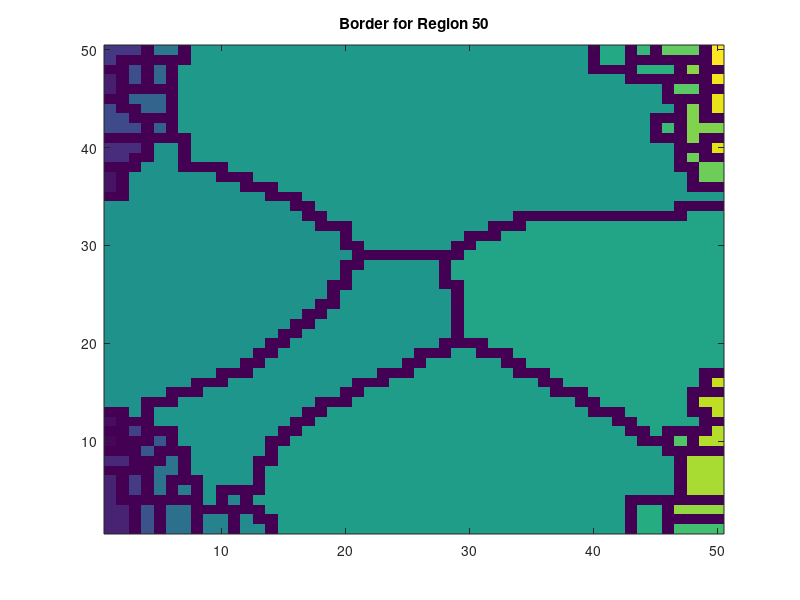

MATLAB code to generate this figure:
function [rgn, rgn_lbls, borders, Amatr] = labelWShedBorders_imdilate(Ldata,exclusion_val,f_disp,ax) 
%lableWShedBorders_imdilate determines the pixel linear indices of each region of a labeled image, 
% the pixel linear indices for the borders of each region, and the adjacencies of each region.
%
% INPUTS:
%   Ldata  -- 2D matrix of labeled image data. Assumes boundaries are 
%             labeled 0 as for the output of watershed.  
%             defaults to abs(peaks(50))+randn(50)*.01.
%   exclusion_val -- value of 
%   f_disp -- flag indicator whether to plot. 
%             defaults to false, unless using default Ldata.
% OUTPUTS:
%   rgn         -- 1D cell array of vector lists of linear idx of all pixels for each region.
%   rgn_lbls    -- vector of region labels.
%   Lborders    -- 1D cell array of vector lists of linear idx of border pixels for each region. 
%   amatr       -- two-column matrix of region adjacencies.
%                  each row contains region lables of two adjacent regions.  
%
%   Copyright 2022 Michael J. Prerau, Ph.D. - http://www.sleepEEG.org
%   This work is licensed under a Creative Commons Attribution-NonCommercial-ShareAlike 4.0 International License.
%   (http://creativecommons.org/licenses/by-nc-sa/4.0/)
%      
%   Authors: Patrick Stokes
%
% Created on: 20171016 -- forked from version in wshed1
% Modified: 20190422 -- made faster by using regionprops to get pixelIdxList
%           20190214 -- cleaned up for toolbox
%           20171016 -- changed to return rgn 
%

%*************************
% Handle variable inputs *
%*************************
if nargin < 4
    ax = [];
end
if nargin < 3
    f_disp = [];
end
if nargin < 2
    exclusion_val = [];
end
if nargin < 1
    Ldata = [];
end

%************************
% Set default arguments *
%************************
if isempty(f_disp)
    f_disp = 0;
end
if isempty(Ldata)    
    N = 50;
    I = abs(peaks(N))+randn(N)*.01;
    Ldata = watershed(-I);
    f_disp = 1;
end
if f_disp > 0 && isempty(ax)
    fh = figure; 
    ax = axes(fh);
    imagesc(ax,Ldata);
    axis(ax,'xy');
    axis(ax,'tight');
end

%***********************
% Initialize variables *
%***********************
% Data image size
[num_rows,num_cols] = size(Ldata);

% Determine region labels
Ldata = double(Ldata);
%rgn_lbls = unique(Ldata);
%rgn_lbls = setdiff(rgn_lbls,0); 
%rgn_lbls = setdiff(rgn_lbls,[0, exclusion_val]); %

% Convolution matrix to get border
H_border = [1 1 1; 1 -8 1; 1 1 1];

% Convolution matrix for dilation to get neighbors. Same as strel3.Neighborhood
H_dilate = [1   1   1   1   1; ...
    1   1   1   1   1; ...
    1   1   1   1   1; ...
    1   1   1   1   1; ...
    1   1   1   1   1];

%*******************************************************************
% For each region, determine border pixels and neighboring regions *
%*******************************************************************
region_props = regionprops(Ldata,'PixelIdxList','Area'); 

% If exclusion_val, remove empty regions 
if ~isempty(exclusion_val)
    good_regions = cat(1,region_props.Area) > 0;
    % Last region contains all excluded regions, so ignore
    good_regions(end) = 0;
    region_props = region_props(good_regions);
end

% Get region label of first pixel in each region
rgn_lbls = Ldata(cellfun(@(x)x(1),{region_props.PixelIdxList}));

num_rgns = length(rgn_lbls);

% Create a cell for the number of regions
rgn = cell(1,num_rgns);
borders = cell(1,num_rgns);
nbr_matrs = cell(1,num_rgns);

for ii = 1:num_rgns
    curr_rgn_lbl = rgn_lbls(ii);
    
    % Get linear indices of current region pixels
    % curr_rgn_img = (Ldata == curr_rgn_lbl);
    % rgn{ii} = find(curr_rgn_img);    
    rgn{ii} = region_props(ii).PixelIdxList;
    
    % Convert to row and column coordinates of region pixels
    [i_full,j_full] = ind2sub([num_rows,num_cols],rgn{ii});
    
    %**********************************************
    % Convert to subimage for faster computations *
    %**********************************************
    % Size of padding around current region
    im_buffer = 3;
    
    % Get the bounds of the selected pixels
    i_min = max(min(i_full)-im_buffer,1);
    i_max = min(max(i_full)+im_buffer,num_rows);
    
    j_min = max(min(j_full)-im_buffer,1);
    j_max = min(max(j_full)+im_buffer,num_cols);
    
    % Extract the sub_image
    % sub_img = curr_rgn_img(i_min:i_max,j_min:j_max);
    sub_Ldata = Ldata(i_min:i_max,j_min:j_max);
    sub_img = sub_Ldata==curr_rgn_lbl;
    
    
    %**********************************
    % Determine current border pixels *
    %**********************************
    % Filter the subimage to get border
    sub_border = find(conv2(double(sub_img),H_border,'same')>0);
    
    % Convert linear indices of border to coords in subimage
    [i_sub,j_sub] = ind2sub(size(sub_img),sub_border);
    
    % Convert from sub_image coords to back to the original coords
    i_full = i_sub+i_min-1;
    j_full = j_sub+j_min-1;
    
    % Convert to linear indicies
    borders{ii} = sub2ind([num_rows num_cols],i_full,j_full);
    
    %******************************
    % Determine current neighbors *
    %******************************
    % Filter the subimage to dilate the region by two pixels. 
    % Actually need strel3 to grow by 2.
    msk3 = conv2(double(sub_img),H_dilate,'same')>0;
    
    % Remove orginal region and borders from dilation
    msk3(sub_img | sub_Ldata == 0) = false;
        
    % Retrieve the list of neighbors
    nbr_rgns = unique(sub_Ldata(msk3));
    nbr_rgns = setdiff(nbr_rgns, [0, exclusion_val]);

    % Form submatrix of current neighbors list
    nbr_matrs{ii} = [curr_rgn_lbl*ones(length(nbr_rgns),1), nbr_rgns];

end

%****************************************************
% Form adjacency matrix by appending neighbor lists *
%****************************************************
Amatr = [];
if num_rgns>1
    for ii = 1:length(nbr_matrs)
        Amatr = [Amatr; nbr_matrs{ii}];
    end
    Amatr = unique(Amatr,'rows');
end

%****************************************
% Include border pixels in region lists *
%****************************************
for ii = 1:num_rgns
    rgn{ii} = unique([rgn{ii}; borders{ii}]); 
end

%*******************************************
% Show image. Sequentially display borders *
%*******************************************
if f_disp > 0
    hold on;
    for ii = 1:length(borders)
        [tmp_row, tmp_col] = ind2sub([num_rows num_cols],borders{ii});
        p = plot(ax,tmp_col,tmp_row,'wo','markerfacecolor','w','markersize',3);
        title(ax,['Border for Region ' num2str(rgn_lbls(ii))]);
        pause(1);
        delete(p);
    end
end
